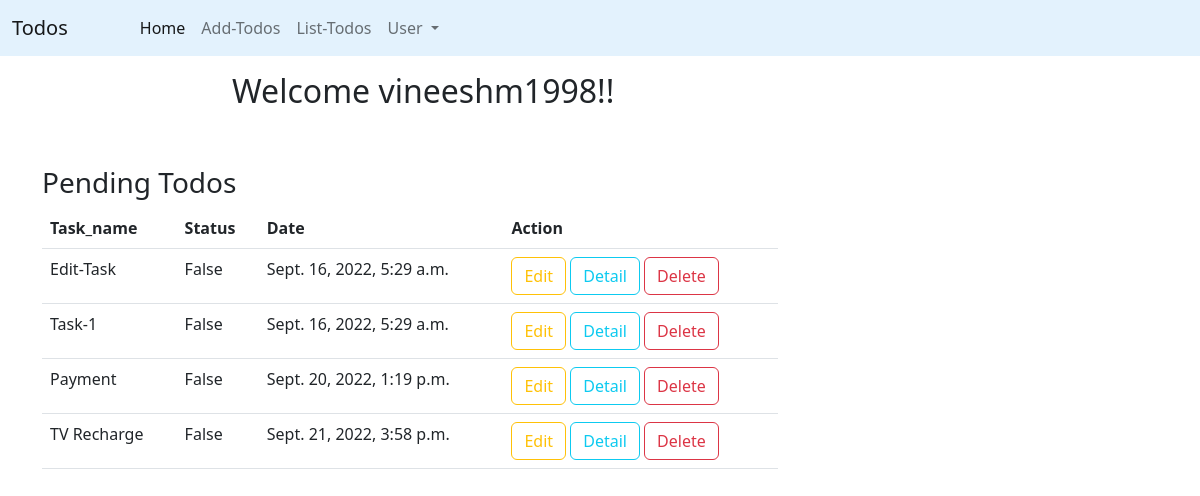
The app's page /home (signed in), older data.
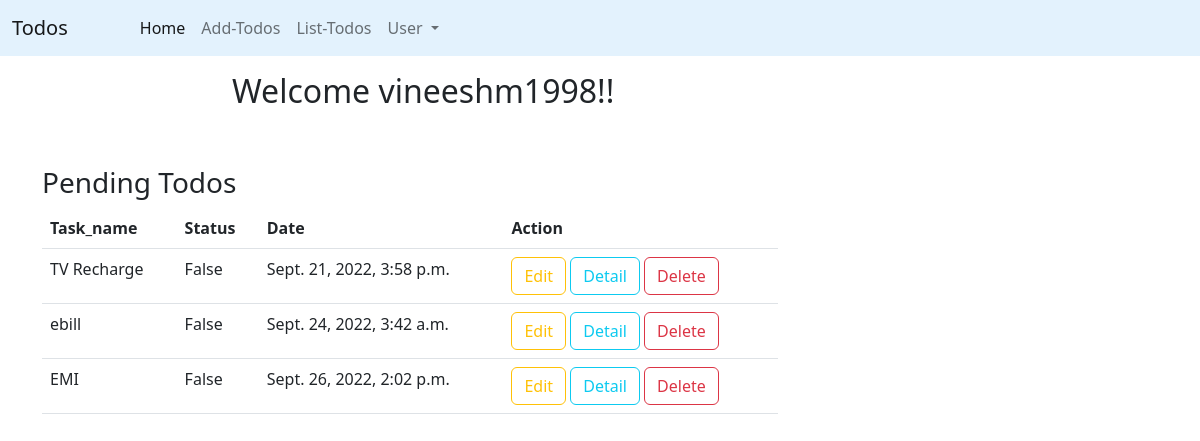
The same page, newer data.
### todoapp/models.py (models this page shows, shortened)
class Todo(models.Model):
    user=models.ForeignKey(User,on_delete=models.CASCADE)
    task_name=models.CharField(max_length=120)
    status=models.BooleanField(default=False)
    date=models.DateTimeField(auto_now_add=True)

### todoapp/views.py (the view)
# urls.py: path("home",views.IndexView.as_view(),name="index"),
@method_decorator(signin_required,name="dispatch")
class IndexView(TemplateView):
    template_name = "home.html"
    def get_context_data(self, **kwargs):  # to add(render) extra contexts
        context=super().get_context_data(**kwargs)
        context["todos"]=Todo.objects.filter(user=self.request.user,status=False)
        return context

### todoapp/templates/home.html (shortened to what this page needs)
{%extends 'base.html'%}
{%block body_block%}
 <div class="container">
    <div class="row mt-3">
        <div class="col-2"></div>
        <div class="col-8">
            <h2>Welcome {{request.user}}!! </h2>
        </div>
        <div class="col-2">
        </div>
    </div>
    <div class="row mt-5">
        <div class="col-8">
            <h3>Pending Todos</h3>
            {%if todos%}
            <table class="table">
                <tr>
                    <th>Task_name</th>
                    <th>Status</th>
                    <th>Date</th>
                    <th>Action</th>
                </tr>
                {%for todo in todos%}
                <tr>
                    <td>{{todo.task_name}}</td>
                    <td>{{todo.status}}</td>
                    <td>{{todo.date}}</td>
                    <td>
                        <a href="{%url 'edit-todo' todo.id%}" class="btn btn-outline-warning">Edit</a>
                        <a href="{%url 'todo-detail' todo.id%}" class="btn btn-outline-info">Detail</a>
                        <a href="{%url 'remove-todo' todo.id %}" class="btn btn-outline-danger">Delete</a>
                    </td>
                </tr>
                {%endfor%}
            </table>
            {%else%}
            <h2 class="text text-danger">No_Todos_to_Show</h2>
            {%endif%}
        </div>
        <div class="col-2"></div>
        <div class="col-2"></div>
    </div>
</div>
{%endblock%}

Row changes from the older to the newer data that the page shows:
removed Todo: task_name "Edit-Task", status "False", date "Sept. 16, 2022, 5:29 a.m."
removed Todo: task_name "Task-1", status "False", date "Sept. 16, 2022, 5:29 a.m."
no longer on this page (row edited): Todo: task_name "Payment", status "False", date "Sept. 20, 2022, 1:19 p.m."
added Todo: task_name "ebill", status "False", date "Sept. 24, 2022, 3:42 a.m."
added Todo: task_name "EMI", status "False", date "Sept. 26, 2022, 2:02 p.m."
